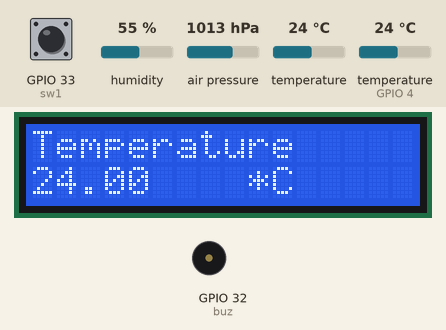
This sketch was run on a simulated ESP32. Shown: 16×2 character LCD, buzzer (waves = sounding, pin HIGH). The inputs (shaded band) are chosen by the test bench; at power-on: GPIO 33 (sw1) LOW, temperature (sensor on GPIO 4) 24 °C, humidity 55 %, air pressure 1013 hPa, temperature 24 °C. WiFi joins after 1.5 s; servers stay silent unless stated; no MQTT or app messages arrive unless stated; what the sketch prints to the serial monitor is not drawn.

Above: at 2.7 s.
2.8 s: GPIO 33 (sw1) pulled HIGH for 1 s
At 3.8 s:
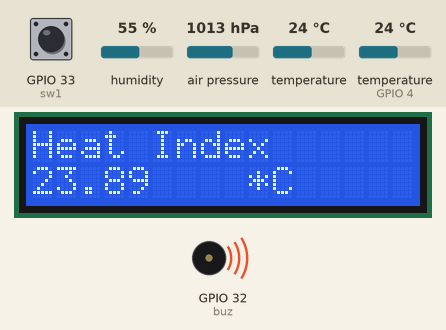
5.4 s: temperature (sensor on GPIO 4) set to 12 °C
At 7.1 s:
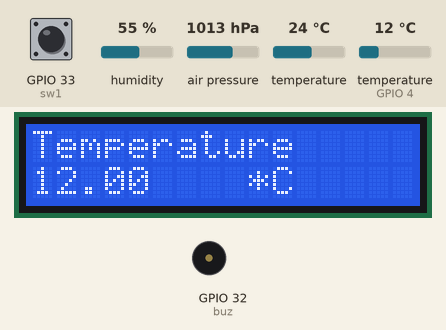
7.4 s: GPIO 33 (sw1) pulled HIGH for 3.2 s
At 7.84 s:
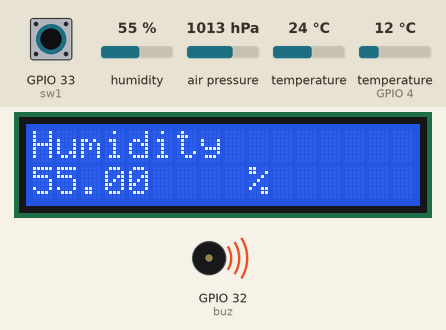
12.1 s: GPIO 33 (sw1) pulled HIGH for 0.15 s
At 13.1 s:
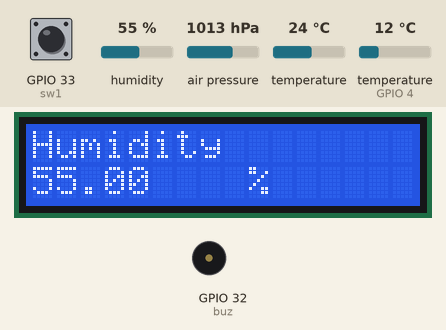
13.9 s: humidity set to 22 %
At 15.6 s:
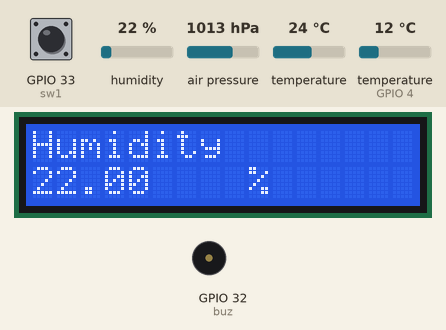
15.9 s: humidity set to 40 %
At 17.4 s:
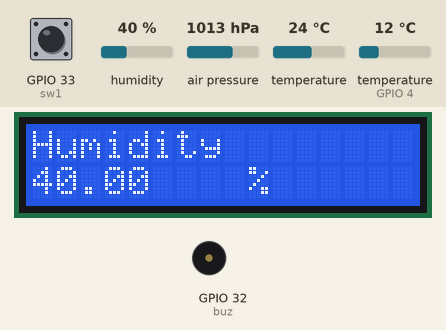
Timing chart, 0 to 18.9 s (numbered marks = the images above; inputs shaded):
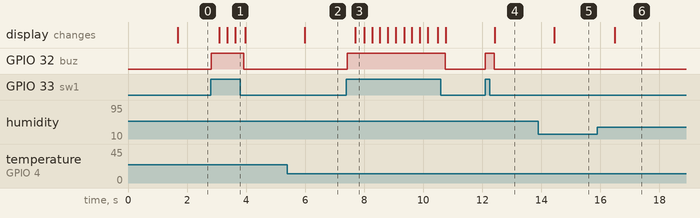

Measured:
- after the input at 2.8 s, GPIO 32 (buz): LOW → HIGH at once, → LOW 1.1 s later; the display: first changes after 0.29 s (image 1 shows a later state)
- after the input at 5.4 s, the display: changes after 0.59 s (image 2)
- after the input at 7.4 s, GPIO 32 (buz): LOW → HIGH at once, → LOW 3.3 s later; the display: changes after 0.30 s (image 3)
- after the input at 12.1 s, GPIO 32 (buz): LOW → HIGH at once, → LOW 0.30 s later; the display: changes after 0.32 s (image 4)
- after the input at 13.9 s, the display: changes after 0.55 s (image 5)
- after the input at 15.9 s, the display: changes after 0.58 s (image 6)

The sketch:

Arduino_Keki_weather_station.ino
```cpp
#include <Wire.h>
#include <SPI.h>
#include <Adafruit_BMP280.h>
#include "DHT.h"
#include <WiFi.h>
#include <PubSubClient.h>

#include <LiquidCrystal_I2C.h>
LiquidCrystal_I2C lcd(0x27, 16, 2);

#define DHTPIN 4
#define DHTTYPE DHT11

DHT dht(DHTPIN, DHTTYPE);

Adafruit_BMP280 bmp; // use I2C interface
Adafruit_Sensor *bmp_temp = bmp.getTemperatureSensor();
Adafruit_Sensor *bmp_pressure = bmp.getPressureSensor();

#define sw1 33
#define buz 32

const char* ssid = "Your_WiFi";
const char* password = "Your_password";
const char* mqtt_server = "broker.hivemq.com";

WiFiClient espClient;

byte i = 0;

long t1 = 0;

String DataString;
char msg[100];


PubSubClient client(mqtt_server, 1883, espClient);
void reconnect() {
  // Loop until we're reconnected
  while (!client.connected()) {
    Serial.print("Attempting MQTT connection...");
    // Attempt to connect
    /*
      YOU MIGHT NEED TO CHANGE THIS LINE, IF YOU'RE HAVING PROBLEMS WITH MQTT MULTIPLE CONNECTIONS
      To change the ESP device ID, you will have to give a new name to the ESP8266.
      Here's how it looks:
       if (client.connect("ESP8266Client")) {
      You can do it like this:
       if (client.connect("ESP1_Office")) {
      Then, for the other ESP:
       if (client.connect("ESP2_Garage")) {
      That should solve your MQTT multiple connections problem
    */
    if (client.connect("ESP32Client")) {
      Serial.println("connected");
      // Subscribe or resubscribe to a topic
      // You can subscribe to more topics (to control more LEDs in this example)

    }
    else {
      Serial.print("failed, rc=");
      Serial.print(client.state());
      Serial.println(" try again in 5 seconds");
      // Wait 5 seconds before retrying
      delay(5000);
    }
  }
}


void setup() {
  Serial.begin(9600);
  dht.begin();
  bmp.begin(0x76);
  lcd.begin();
  pinMode(sw1, INPUT);
  pinMode(buz, OUTPUT);


  delay(10);
  // We start by connecting to a WiFi network
  Serial.println();
  Serial.print("Connecting to ");
  Serial.println(ssid);


  WiFi.begin(ssid, password);

  while (WiFi.status() != WL_CONNECTED) {
    delay(500);
    Serial.print(".");


    Serial.println("");
    Serial.println("WiFi connected");
    Serial.println("IP address: ");
    Serial.println(WiFi.localIP());
    client.setServer(mqtt_server, 1883);


  }
}

void loop() {

  if (!client.connected()) {
    reconnect();
  }
  if (!client.loop())
    client.connect("ESP32Client");

  sensors_event_t temp_event, pressure_event;
  bmp_temp->getEvent(&temp_event);
  bmp_pressure->getEvent(&pressure_event);
  float t = dht.readTemperature();
  float h = dht.readHumidity();
  float hic = dht.computeHeatIndex(t, h, false);
  float f = dht.readTemperature(true);


  if (isnan(h) || isnan(t) || isnan(f)) {
    Serial.println(F("Failed to read from DHT sensor!"));
    return;
  }

  //  Serial.print(F("Temperature = "));
  //  Serial.print(temp_event.temperature);
  //  Serial.println(" *C");
  //
  //  Serial.print(F("Humidity = "));
  //  Serial.print(h);
  //  Serial.println(" %");
  //
  //  Serial.print(F("Pressure = "));
  //  Serial.print(pressure_event.pressure);
  //  Serial.println(" hPa");
  //
  //  Serial.print(F("Heat Index = "));
  //  Serial.print(hic);
  //  Serial.println(" *C");

  if (digitalRead(sw1) == 1) {
    digitalWrite(buz, HIGH);
    i++;
    delay(250);
    lcd.clear();
  }
  else {
    digitalWrite(buz, LOW);
  }

  if (i == 0) {
    lcd.setCursor(0, 0);
    lcd.print("Temperature");
    lcd.setCursor(0, 1);
    lcd.print(t);
    lcd.setCursor(9, 1);
    lcd.print("*C");

  }

  if (i == 1) {
    lcd.setCursor(0, 0);
    lcd.print("Humidity");
    lcd.setCursor(0, 1);
    lcd.print(h);
    lcd.setCursor(9, 1);
    lcd.print("%");

  }

  if (i == 2) {
    lcd.setCursor(0, 0);
    lcd.print("Pressure");
    lcd.setCursor(0, 1);
    lcd.print(pressure_event.pressure);
    lcd.setCursor(9, 1);
    lcd.print("hPa");

  }

  if (i == 3) {
    lcd.setCursor(0, 0);
    lcd.print("Heat Index");
    lcd.setCursor(0, 1);
    lcd.print(hic);
    lcd.setCursor(9, 1);
    lcd.print("*C");

  }

  if (i > 3) {
    i = 0;
  }

  client.loop();

  DataString = "{\"temp\": " + String(t) + ", " + "\"humidity\" :" + String(h) + ", " + "\"Pressure\" :" + String(pressure_event.pressure) + ", " + "\"Index\" :" + String(hic) + "}";
  DataString.toCharArray(msg, 120);


  if (millis() - t1 > 5000) {
    client.publish("esp32/station", msg);
    Serial.print("Publish message: ");
    Serial.println(msg);
    t1 = millis();

  }
}
```
